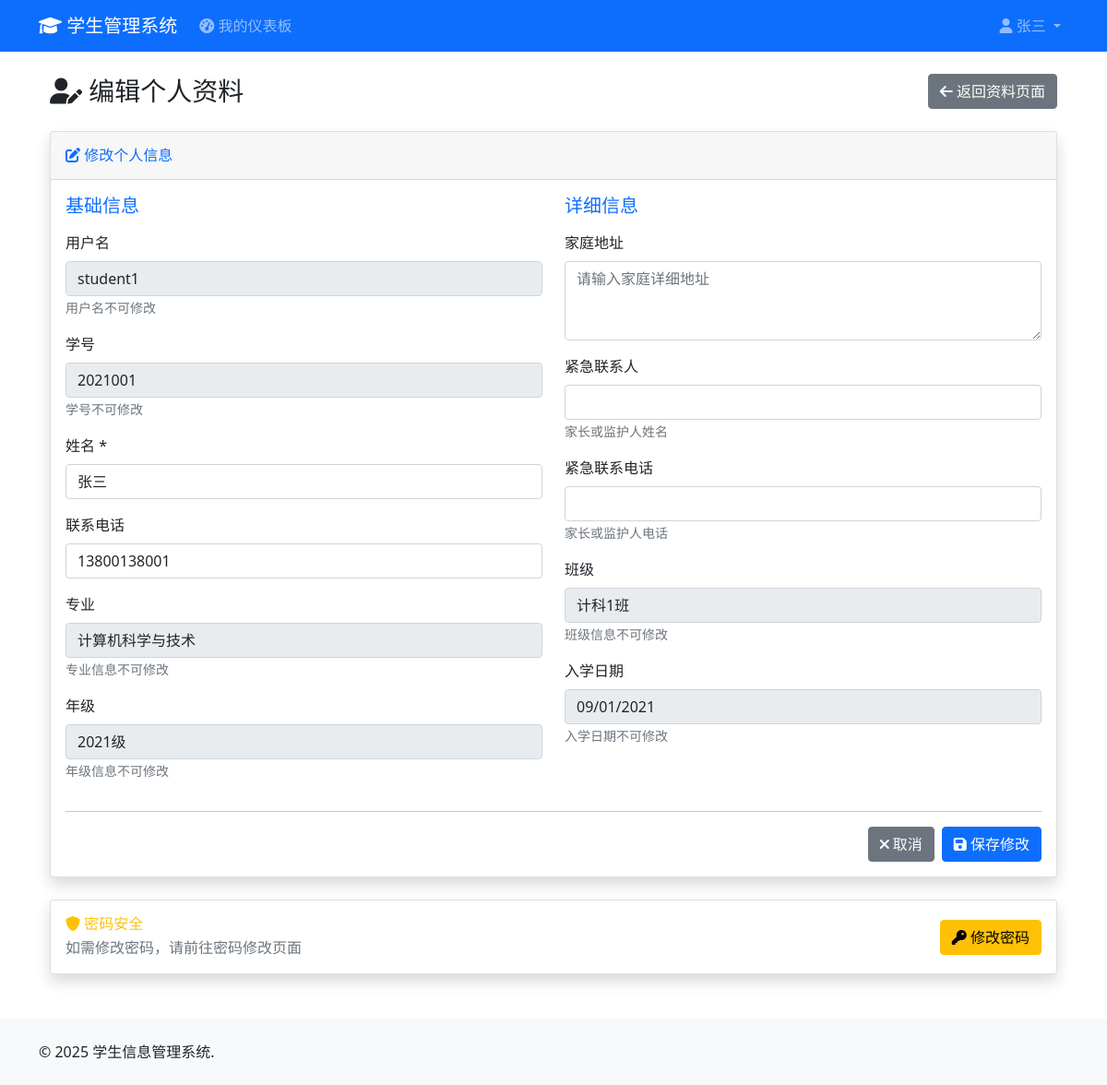
The page /student/edit (signed in) on the database its author committed.
### models.py (models this page shows, shortened)
class User(UserMixin, db.Model):
    __tablename__ = 'users'
    id = db.Column(db.Integer, primary_key=True)
    username = db.Column(db.String(80), unique=True, nullable=False)
    email = db.Column(db.String(120), unique=True, nullable=False)
    password_hash = db.Column(db.String(128), nullable=False)
    full_name = db.Column(db.String(100), nullable=False)
    phone = db.Column(db.String(20))
    created_at = db.Column(db.DateTime, default=datetime.datetime.utcnow)
    is_admin = db.Column(db.Boolean, default=False)
    is_active = db.Column(db.Boolean, default=True)

class Student(db.Model):
    __tablename__ = 'students'
    id = db.Column(db.Integer, primary_key=True)
    user_id = db.Column(db.Integer, db.ForeignKey('users.id'), nullable=False)
    student_id = db.Column(db.String(20), unique=True, nullable=False)
    major = db.Column(db.String(100), nullable=False)
    grade = db.Column(db.String(20), nullable=False)  # 年级
    class_name = db.Column(db.String(50))  # 班级
    enrollment_date = db.Column(db.Date, nullable=False)
    birth_date = db.Column(db.Date)
    address = db.Column(db.Text)
    emergency_contact = db.Column(db.String(100))
    emergency_phone = db.Column(db.String(20))
    created_at = db.Column(db.DateTime, default=datetime.datetime.utcnow)
    user = db.relationship('User', backref=db.backref('student_profile', uselist=False))

### app.py (the view, shortened to what this page needs)
    @app.route('/student/edit', methods=['GET', 'POST'])
    @login_required
    def student_edit():
        if current_user.is_admin:
            abort(403)
        student_profile = current_user.student_profile
        if not student_profile:
            flash('学生档案不存在！', 'error')
            return redirect(url_for('index'))
        return render_template('student/edit_profile.html',
                             student_profile=student_profile)

### templates/student/edit_profile.html (shortened to what this page needs)
{% extends "base.html" %}
{% block content %}
<div class="container-fluid">
    <div class="d-sm-flex align-items-center justify-content-between mb-4">
        <h1 class="h3 mb-0 text-gray-800">
            <i class="fas fa-user-edit"></i> 编辑个人资料
        </h1>
        <a href="{{ url_for('student_profile') }}" class="btn btn-secondary">
            <i class="fas fa-arrow-left"></i> 返回资料页面
        </a>
    </div>
    <div class="row">
        <div class="col-12">
            <div class="card shadow mb-4">
                <div class="card-header py-3">
                    <h6 class="m-0 font-weight-bold text-primary">
                        <i class="fas fa-edit"></i> 修改个人信息
                    </h6>
                </div>
                <div class="card-body">
                    <form method="POST">
                        <div class="row">
                            <div class="col-md-6">
                                <h5 class="text-primary mb-3">基础信息</h5>
                                <div class="mb-3">
                                    <label for="username" class="form-label">用户名</label>
                                    <input type="text" class="form-control" id="username"
                                           value="{{ student_profile.user.username }}" readonly>
                                    <small class="text-muted">用户名不可修改</small>
                                </div>
                                <div class="mb-3">
                                    <label for="student_id" class="form-label">学号</label>
                                    <input type="text" class="form-control" id="student_id"
                                           value="{{ student_profile.student_id }}" readonly>
                                    <small class="text-muted">学号不可修改</small>
                                </div>
                                <div class="mb-3">
                                    <label for="full_name" class="form-label">姓名 *</label>
                                    <input type="text" class="form-control" id="full_name"
                                           name="full_name" value="{{ student_profile.user.full_name }}" required>
                                </div>
                                <div class="mb-3">
                                    <label for="phone" class="form-label">联系电话</label>
                                    <input type="text" class="form-control" id="phone"
                                           name="phone" value="{{ student_profile.user.phone or '' }}">
                                </div>
                                <div class="mb-3">
                                    <label for="major" class="form-label">专业</label>
                                    <input type="text" class="form-control"
                                           value="{{ student_profile.major }}" readonly>
                                    <small class="text-muted">专业信息不可修改</small>
                                </div>
                                <div class="mb-3">
                                    <label for="grade" class="form-label">年级</label>
                                    <input type="text" class="form-control"
                                           value="{{ student_profile.grade }}" readonly>
                                    <small class="text-muted">年级信息不可修改</small>
                                </div>
                            </div>
                            <div class="col-md-6">
                                <h5 class="text-primary mb-3">详细信息</h5>
                                <div class="mb-3">
                                    <label for="address" class="form-label">家庭地址</label>
                                    <textarea class="form-control" id="address" name="address"
                                              rows="3" placeholder="请输入家庭详细地址">{{ student_profile.address or '' }}</textarea>
                                </div>
                                <div class="mb-3">
                                    <label for="emergency_contact" class="form-label">紧急联系人</label>
                                    <input type="text" class="form-control" id="emergency_contact"
                                           name="emergency_contact"
                                           value="{{ student_profile.emergency_contact or '' }}">
                                    <small class="text-muted">家长或监护人姓名</small>
                                </div>
                                <div class="mb-3">
                                    <label for="emergency_phone" class="form-label">紧急联系电话</label>
                                    <input type="text" class="form-control" id="emergency_phone"
                                           name="emergency_phone"
                                           value="{{ student_profile.emergency_phone or '' }}">
                                    <small class="text-muted">家长或监护人电话</small>
                                </div>
                                <div class="mb-3">
                                    <label for="class_name" class="form-label">班级</label>
                                    <input type="text" class="form-control"
                                           value="{{ student_profile.class_name or '-' }}" readonly>
                                    <small class="text-muted">班级信息不可修改</small>
                                </div>
                                <div class="mb-3">
                                    <label for="enrollment_date" class="form-label">入学日期</label>
                                    <input type="date" class="form-control"
                                           value="{{ student_profile.enrollment_date.strftime('%Y-%m-%d') }}" readonly>
                                    <small class="text-muted">入学日期不可修改</small>
                                </div>
                            </div>
                        </div>
                        <hr>
                        <div class="d-flex justify-content-end">
                            <a href="{{ url_for('student_profile') }}" class="btn btn-secondary me-2">
                                <i class="fas fa-times"></i> 取消
                            </a>
                            <button type="submit" class="btn btn-primary">
                                <i class="fas fa-save"></i> 保存修改
                            </button>
                        </div>
                    </form>
                </div>
            </div>
        </div>
    </div>
    <div class="row">
        <div class="col-12">
            <div class="card border-left-warning shadow">
                <div class="card-body">
                    <div class="row align-items-center">
                        <div class="col-md-8">
                            <h6 class="text-warning mb-1">
                                <i class="fas fa-shield-alt"></i> 密码安全
                            </h6>
                            <p class="mb-0 text-muted">如需修改密码，请前往密码修改页面</p>
                        </div>
                        <div class="col-md-4 text-end">
                            <a href="{{ url_for('student_change_password') }}" class="btn btn-warning">
                                <i class="fas fa-key"></i> 修改密码
                            </a>
                        </div>
                    </div>
                </div>
            </div>
        </div>
    </div>
</div>
{% endblock %}

### templates/base.html (shortened to what this page needs)
<!DOCTYPE html>
<html lang="zh-CN">
<head>
    <link href="https://cdn.jsdelivr.net/npm/bootstrap@5.1.3/dist/css/bootstrap.min.css" rel="stylesheet">
    <link href="https://cdnjs.cloudflare.com/ajax/libs/font-awesome/6.0.0/css/all.min.css" rel="stylesheet">
</head>
<body>
    <nav class="navbar navbar-expand-lg navbar-dark bg-primary">
        <div class="container">
            <a class="navbar-brand" href="{{ url_for('index') }}">
                <i class="fas fa-graduation-cap"></i> 学生管理系统
            </a>
            <div class="collapse navbar-collapse" id="navbarNav">
                <ul class="navbar-nav me-auto">
                    {% if current_user.is_authenticated %}
                        {% if current_user.is_admin %}
                            <li class="nav-item">
                                <a class="nav-link" href="{{ url_for('admin_dashboard') }}">
                                    <i class="fas fa-tachometer-alt"></i> 仪表板
                                </a>
                            </li>
                            <li class="nav-item dropdown">
                                <a class="nav-link dropdown-toggle" href="#" id="adminDropdown" role="button" data-bs-toggle="dropdown">
                                    <i class="fas fa-cogs"></i> 管理功能
                                </a>
                                <ul class="dropdown-menu">
                                    <li><a class="dropdown-item" href="{{ url_for('admin_users') }}">
                                        <i class="fas fa-users"></i> 用户管理
                                    </a></li>
                                    <li><a class="dropdown-item" href="{{ url_for('admin_students') }}">
                                        <i class="fas fa-user-graduate"></i> 学生管理
                                    </a></li>
                                    <li><a class="dropdown-item" href="{{ url_for('admin_courses') }}">
                                        <i class="fas fa-book"></i> 课程管理
                                    </a></li>
                                    <li><a class="dropdown-item" href="{{ url_for('admin_grades') }}">
                                        <i class="fas fa-chart-line"></i> 成绩管理
                                    </a></li>
                                </ul>
                            </li>
                        {% else %}
                            <li class="nav-item">
                                <a class="nav-link" href="{{ url_for('student_dashboard') }}">
                                    <i class="fas fa-tachometer-alt"></i> 我的仪表板
                                </a>
                            </li>
                        {% endif %}
                    {% endif %}
                </ul>
                <ul class="navbar-nav">
                    {% if current_user.is_authenticated %}
                        <li class="nav-item dropdown">
                            <a class="nav-link dropdown-toggle" href="#" id="userDropdown" role="button" data-bs-toggle="dropdown">
                                <i class="fas fa-user"></i> {{ current_user.full_name }}
                            </a>
                        </li>
                    {% endif %}
                </ul>
            </div>
        </div>
    </nav>
    <main class="container mt-4">
        {% block content %}{% endblock %}
    </main>
    <footer class="bg-light mt-5 py-4">
        <div class="container">
            <div class="row">
                <div class="col-md-6">
                    <p class="mb-0">&copy; 2025 学生信息管理系统.</p>
            </div>
        </div>
    </footer>
</body>
</html>

### rows shown on the page
User: full_name "张三", user.username "student1", phone "13800138001"
Student: student_id "2021001", major "计算机科学与技术", grade "2021级", class_name "计科1班", enrollment_date "09/01/2021"
